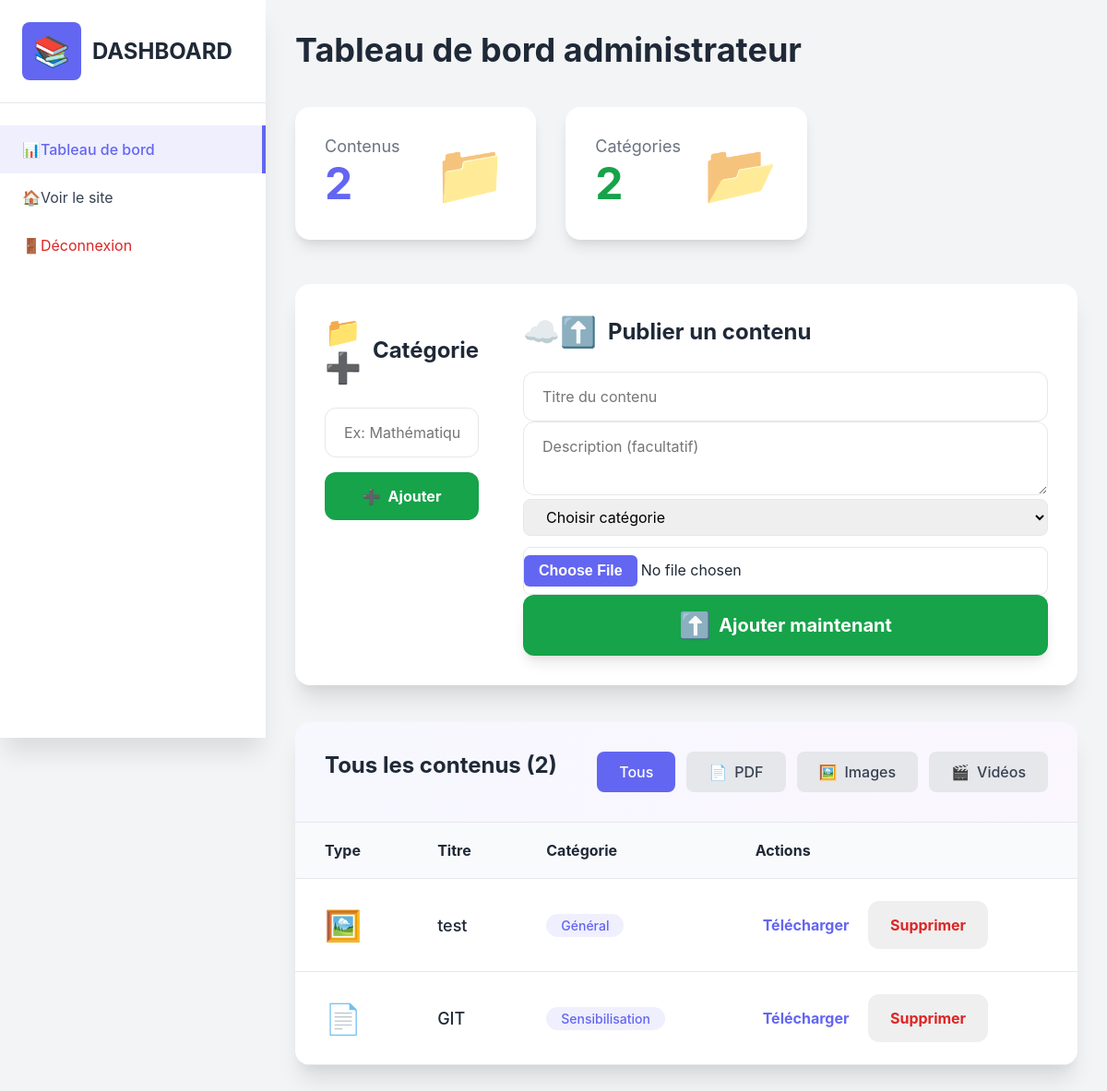
Before: /admin (signed in) with the older database file.
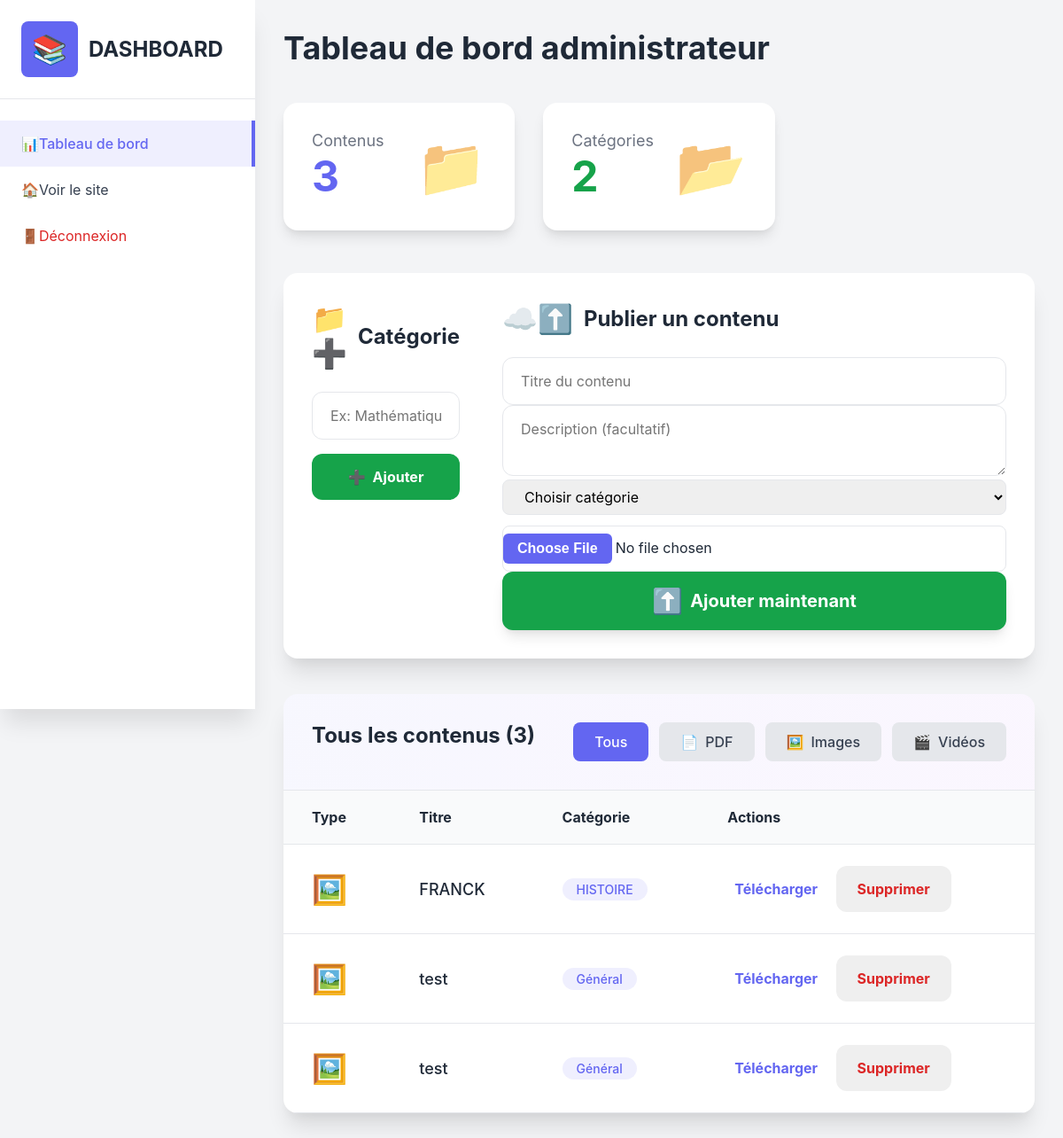
After: the same page with the newer database file.
### app.py (models this page shows)
class Resource(db.Model):
    id = db.Column(db.Integer, primary_key=True)
    title = db.Column(db.String(100), nullable=False)
    description = db.Column(db.Text)
    filename = db.Column(db.String(200), nullable=False)
    file_type = db.Column(db.String(20), nullable=False)  # pdf, image, video
    category_id = db.Column(db.Integer, db.ForeignKey('category.id'), nullable=False)
    category = db.relationship('Category', backref='resources')

class Category(db.Model):
    id = db.Column(db.Integer, primary_key=True)
    name = db.Column(db.String(50), unique=True, nullable=False)

### app.py (the view, shortened to what this page needs)
@app.route('/admin', methods=['GET', 'POST'])
def admin():
    if not session.get('admin'):
        return redirect('/admin/login')
    categories = Category.query.all()
    type_filter = request.args.get('type')
    query = Resource.query
    if type_filter in ['pdf', 'image', 'video']:
        query = query.filter_by(file_type=type_filter)
    resources = query.all()
    return render_template('admin.html', resources=resources, categories=categories)

### templates/admin.html (shortened to what this page needs)
<!DOCTYPE html>
<html lang="fr">
<head>
</head>
<body>
  <div class="flex">
    <div class="sidebar">
      <div class="p-6 border-b">
        <div class="flex items-center space-x-3">
          <div class="bg-primary text-white p-3 rounded-lg">
            <span class="icon-library" style="font-size: 2rem;"></span>
          </div>
          <h1 class="text-2xl font-bold">DASHBOARD</h1>
        </div>
      </div>
      <nav class="mt-6">
        <a href="/admin" class="flex items-center px-6 py-4 bg-primary/10 text-primary border-r-4 border-primary font-medium">
          <span class="icon-layout-dashboard"></span> Tableau de bord
        </a>
        <a href="/" class="flex items-center px-6 py-4 text-gray-700 hover:bg-gray-50">
          <span class="icon-home"></span> Voir le site
        </a>
        <a href="/admin/logout" class="flex items-center px-6 py-4 text-red-600 hover:bg-red-50">
          <span class="icon-log-out"></span> Déconnexion
        </a>
      </nav>
    </div>
    <div class="main-content">
      <h2 class="text-4xl font-bold text-gray-900 mb-10">Tableau de bord administrateur</h2>
      <div class="grid grid-cols-1 md:grid-cols-3 gap-8 mb-12">
        <div class="bg-white p-8 rounded-2xl shadow-lg">
          <div class="flex items-center justify-between">
            <div>
              <p class="text-gray-500 text-lg">Contenus</p>
              <p class="text-5xl font-bold text-primary">{{ resources|length }}</p>
            </div>
            <span class="icon-files" style="font-size: 4rem; color: #6366f1; opacity: 0.7;"></span>
          </div>
        </div>
        <div class="bg-white p-8 rounded-2xl shadow-lg">
          <div class="flex items-center justify-between">
            <div>
              <p class="text-gray-500 text-lg">Catégories</p>
              <p class="text-5xl font-bold text-green-600">{{ categories|length }}</p>
            </div>
            <span class="icon-folders" style="font-size: 4rem; color: #16a34a; opacity: 0.7;"></span>
          </div>
        </div>
      </div>
      <div class="bg-white rounded-2xl shadow-xl p-8 mb-10">
        <div class="grid grid-cols-1 lg:grid-cols-4 gap-12">
          <div class="lg:col-span-1">
            <h3 class="text-2xl font-bold mb-6 flex items-center gap-3">
              <span class="icon-folder-plus" style="font-size: 2rem; color: #6366f1;"></span>
              Catégorie
            </h3>
            <form method="POST" action="/admin" class="flex flex-col gap-4">
              <input type="text" name="new_category"
                placeholder="Ex: Mathématiques, Vidéo..."
                required
                class="px-5 py-4 border rounded-xl w-full focus:outline-none focus:ring-4 focus:ring-primary/30">
              <button type="submit"
                class="bg-green-600 hover:bg-green-700 text-white px-6 py-4 rounded-xl font-bold transition flex items-center justify-center gap-2">
                <span class="icon-plus"></span> Ajouter
              </button>
            </form>
          </div>
          <div class="lg:col-span-3">
            <h3 class="text-2xl font-bold mb-6 flex items-center gap-3">
              <span class="icon-upload-cloud" style="font-size: 2rem; color: #6366f1;"></span>
              Publier un contenu
            </h3>
            <form method="POST" enctype="multipart/form-data" action="/admin" class="space-y-5">
              <input type="text" name="title" placeholder="Titre du contenu" required
                class="w-full px-5 py-4 border rounded-xl focus:ring-primary/30 focus:ring-4">
              <textarea name="description" placeholder="Description (facultatif)" rows="2"
                class="w-full px-5 py-4 border rounded-xl focus:ring-primary/30 focus:ring-4"></textarea>
              <div class="grid grid-cols-1 sm:grid-cols-2 gap-3">
                <select name="category" required
                  class="px-3 py-2 border rounded-lg text-base focus:ring-4 focus:ring-primary/30">
                  <option value="">Choisir catégorie</option>
                </select>
                <input type="file" name="file" required
                  class="px-3 py-2 border rounded-lg text-base file:bg-primary file:text-white file:font-bold file:px-3 file:py-1.5 file:rounded-md">
              </div>
              <button type="submit"
                class="w-full bg-green-600 hover:bg-green-700 text-white py-5 rounded-xl font-bold text-xl transition flex items-center justify-center gap-3 shadow-lg">
                <span class="icon-upload" style="font-size: 1.75rem;"></span>
                Ajouter maintenant
              </button>
            </form>
          </div>
        </div>
      </div>
      <div class="bg-white rounded-2xl shadow-xl overflow-hidden">
        <div class="p-8 border-b bg-gradient-to-r from-primary/5 to-purple-500/5 flex flex-col md:flex-row justify-between items-start md:items-center gap-4">
          <h3 class="text-2xl font-bold">Tous les contenus ({{ resources|length }})</h3>
          <div class="flex gap-3">
            <a href="/admin?type=" class="filter-btn {% if not request.args.get('type') %}active{% endif %}">Tous</a>
            <a href="/admin?type=pdf" class="filter-btn {% if request.args.get('type') == 'pdf' %}active{% endif %}">
              <span class="icon-file-pdf"></span> PDF
            </a>
            <a href="/admin?type=image" class="filter-btn {% if request.args.get('type') == 'image' %}active{% endif %}">
              <span class="icon-image"></span> Images
            </a>
            <a href="/admin?type=video" class="filter-btn {% if request.args.get('type') == 'video' %}active{% endif %}">
              <span class="icon-video"></span> Vidéos
            </a>
          </div>
        </div>
        <div class="overflow-x-auto">
          <table>
            <thead class="bg-gray-50">
              <tr>
                <th class="px-8 py-5 text-left">Type</th>
                <th class="px-8 py-5 text-left">Titre</th>
                <th class="px-8 py-5 text-left">Catégorie</th>
                <th class="px-8 py-5 text-left">Actions</th>
              </tr>
            </thead>
            <tbody class="divide-y">
              {% for r in resources %}
              <tr class="hover:bg-gray-50 transition">
                <td class="px-8 py-6">
                  {% if r.file_type == 'pdf' %}
                    <span class="icon-file-pdf" style="font-size: 2rem; color: #dc2626;"></span>
                  {% elif r.file_type == 'image' %}
                    <span class="icon-image" style="font-size: 2rem; color: #2563eb;"></span>
                  {% elif r.file_type == 'video' %}
                    <span class="icon-video" style="font-size: 2rem; color: #9333ea;"></span>
                  {% else %}
                    <span class="icon-file-text" style="font-size: 2rem; color: #4b5563;"></span>
                  {% endif %}
                </td>
                <td class="px-8 py-6 font-medium text-lg">{{ r.title }}</td>
                <td class="px-8 py-6">
                  <span class="badge">{{ r.category.name }}</span>
                </td>
                <td class="px-10 py-6 space-x-4">
                  <a href="{{ url_for('download', resource_id=r.id) }}" class="text-primary font-bold hover:underline">Télécharger</a>
                  <form method="POST" action="/admin/delete/{{ r.id }}" style="display:inline;" onsubmit="return confirm('Supprimer définitivement ?');">
                    <button type="submit" class="text-red-600 font-bold hover:underline">Supprimer</button>
                  </form>
                </td>
              </tr>
              {% endfor %}
            </tbody>
          </table>
        </div>
      </div>
    </div>
  </div>
</body>
</html>

Changed rows visible on the page:
removed Resource: file_type "pdf" (drawn), title "GIT", category.name "Sensibilisation"
added Resource: file_type "image" (drawn), title "FRANCK", category.name "HISTOIRE"
added Resource: file_type "image" (drawn), title "test", category.name "Général"
Other visible differences:
{{ resources|length }}: "2" → "3"
